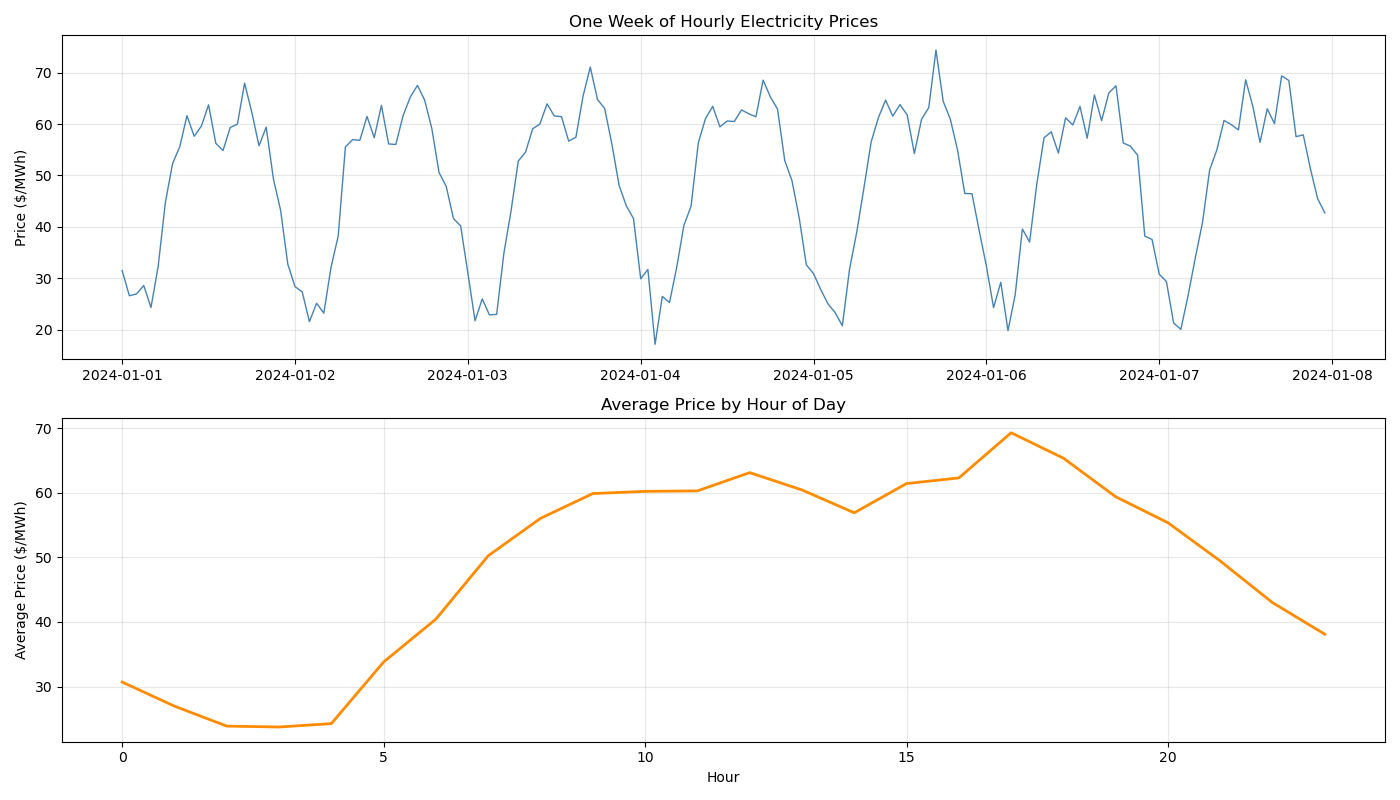

Generate this figure with Python:
import pandas as pd
import numpy as np
import matplotlib.pyplot as plt

# creating a time series --- seven days of hourly prices
dates = pd.date_range(start="2024-01-01", periods=168, freq="h")

# simulating realistic electricity prices (base + daily pattern + white noise)
np.random.seed(42)
base_price = 45
daily_pattern = np.tile([
    -15, -18, -20, -21, -20, -12,
    -5, 5, 12, 15, 14, 16,
    18, 17, 15, 16, 18, 22,
    20, 15, 10, 5, -2, -8
], 7)
noise = np.random.normal(0,3,168)
prices = base_price + daily_pattern + noise
df = pd.DataFrame({"datetime": dates, "price": prices})

# set datetime as index (standard of course for time series)
df = df.set_index("datetime")
print(df.head(10))
print(df.index)

# resampling to convert from hourly to daily averages
daily_avg = df["price"].resample("D").mean()
print(daily_avg)

# resampling to 6-hour blocks
six_hour_avg = df["price"].resample("6h").mean()
print(six_hour_avg)

# extracting time components
df["hour"] = df.index.hour
df["day_of_week"] = df.index.dayofweek
df["is_weekend"] = df["day_of_week"] >= 5
# get average price across each hour
hourly_avg = df.groupby("hour")["price"].mean()
# average price weekday vs. weekend
print(df.groupby("is_weekend")["price"].mean())

fig, axes = plt.subplots(2, 1, figsize=(14, 8))


# top panel --- full week of prices
axes[0].plot(df.index, df["price"], color="steelblue", linewidth=1)
axes[0].set_title("One Week of Hourly Electricity Prices")
axes[0].set_ylabel("Price ($/MWh)")
axes[0].grid(True, alpha=0.3)

# bottom panel --- average daily prices
axes[1].plot(hourly_avg.index, hourly_avg.values, color="darkorange", linewidth=2)
axes[1].set_title("Average Price by Hour of Day")
axes[1].set_xlabel("Hour")
axes[1].set_ylabel("Average Price ($/MWh)")
axes[1].grid(True, alpha=0.3)

plt.tight_layout()
plt.savefig("timeseries.png")
plt.show()
